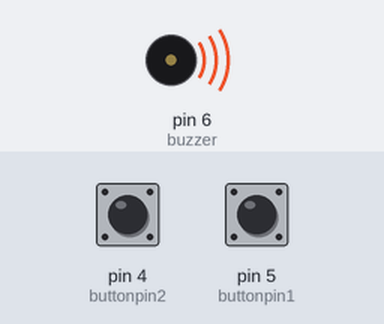
Simulated run of this sketch. Board: Arduino Leonardo, built with avr-gcc and run on an emulated ATmega32U4. Parts: buzzer (waves = sounding). Inputs (shaded band) come from the test bench; at power-on: pin 4 (buttonpin2) HIGH, pin 5 (buttonpin1) HIGH.

Above: at 0.05 s.
Timing chart, 0 to 3.0 s (numbered marks = the images above):
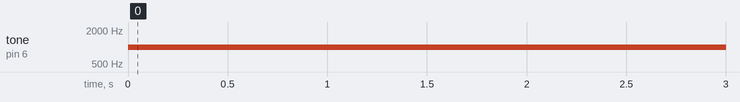

The sketch:

Sketch.ino
```cpp
#include <Keyboard.h>
int buttonpin1 = 5;
int buttonpin2 = 4;
int buzzer = 6;

int buttonState1 = 0;
int buttonState2 = 0;

void setup() {
  pinMode(buttonpin1, INPUT_PULLUP);
  pinMode(buttonpin2, INPUT_PULLUP);
  pinMode(buzzer, OUTPUT);
  //Keyboard.begin();
}

void loop() {
  buttonState1 = digitalRead(buttonpin1);
  buttonState2 = digitalRead(buttonpin2);

  if (buttonState1 == HIGH && buttonState2 == HIGH) {
    //Keyboard.write('/');
    tone(buzzer, 1000);
    delay(1000);
    noTone(buzzer);
  }
  if (buttonState1 == HIGH && buttonState2 == LOW) {
    //Keyboard.write('-');
    tone(buzzer, 1000);
    delay(1000);
    noTone(buzzer);
  }
  if (buttonState1 == LOW && buttonState2 == HIGH) {
    //Keyboard.write('.');
    tone(buzzer, 1000);
    delay(1000);
    noTone(buzzer);
  }

}
```

Measured:
- by itself, tone on pin 6 (buzzer): silent → 1000 Hz at 0.00 s
